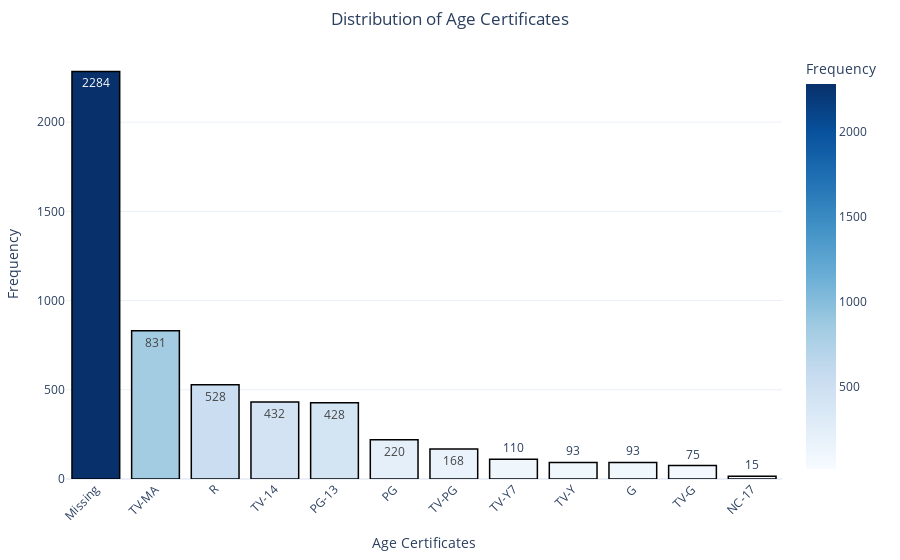

Notebook source saved alongside this figure:
### Markdown cell above
Create a bar plot to visualize the distribution of age certificates, including an indication for missing values.

### Code cell
import plotly.express as px

# Fill missing values and calculate value counts
target = df['age_certification'].fillna('Missing')
value_counts = target.value_counts().reset_index()
value_counts.columns = ['Age Certificates', 'Frequency']

# Create the bar plot
fig = px.bar(
    value_counts,
    x='Age Certificates',
    y='Frequency',
    title='Distribution of Age Certificates',
    labels={'Age Certificates': 'Age Certificates', 'Frequency': 'Frequency'},
    text='Frequency',
    color='Frequency',  # Add color based on frequency
    color_continuous_scale='Blues'  # Aesthetic color scheme
)

# Update layout for better appearance
fig.update_traces(
    textposition='auto',  # Display text inside or on bars
    marker_line_width=1.5,  # Add border to bars
    marker_line_color='black'  # Make borders stand out
)
fig.update_layout(
    title={'x': 0.5},  # Center the title
    xaxis_title='Age Certificates',
    yaxis_title='Frequency',
    xaxis_tickangle=-45,  # Rotate x-axis labels for better readability
    plot_bgcolor='rgba(0,0,0,0)',  # Transparent background
    template='plotly_white',  # Cleaner white theme
    margin=dict(t=50, l=50, r=50, b=50)  # Add spacing around the chart
)

# Show the interactive plot
fig.show()

### Figure 1 — Plotly figure (JSON) as saved in the notebook; plotly's stock layout.template omitted (floating-point values rounded to 4 significant figures)
{"data": [{"alignmentgroup": "True", "hovertemplate": "Age Certificates=%{x}<br>Frequency=%{marker.color}<extra></extra>", "legendgroup": "", "marker": {"color": [2284, 831, 528, 432, 428, 220, 168, 110, 93, 93, 75, 15], "coloraxis": "coloraxis", "line": {"color": "black", "width": 1.5}, "pattern": {"shape": ""}}, "name": "", "offsetgroup": "", "orientation": "v", "showlegend": false, "text": [2284, 831, 528, 432, 428, 220, 168, 110, 93, 93, 75, 15], "textposition": "auto", "type": "bar", "x": ["Missing", "TV-MA", "R", "TV-14", "PG-13", "PG", "TV-PG", "TV-Y7", "TV-Y", "G", "TV-G", "NC-17"], "xaxis": "x", "y": [2284, 831, 528, 432, 428, 220, 168, 110, 93, 93, 75, 15], "yaxis": "y"}], "layout": {"barmode": "relative", "coloraxis": {"colorbar": {"title": {"text": "Frequency"}}, "colorscale": [[0, "rgb(247,251,255)"], [0.125, "rgb(222,235,247)"], [0.25, "rgb(198,219,239)"], [0.375, "rgb(158,202,225)"], [0.5, "rgb(107,174,214)"], [0.625, "rgb(66,146,198)"], [0.75, "rgb(33,113,181)"], [0.875, "rgb(8,81,156)"], [1, "rgb(8,48,107)"]]}, "legend": {"tracegroupgap": 0}, "margin": {"b": 50, "l": 50, "r": 50, "t": 50}, "plot_bgcolor": "rgba(0,0,0,0)", "title": {"text": "Distribution of Age Certificates", "x": 0.5}, "xaxis": {"anchor": "y", "domain": [0, 1], "tickangle": -45, "title": {"text": "Age Certificates"}}, "yaxis": {"anchor": "x", "domain": [0, 1], "title": {"text": "Frequency"}}}}
